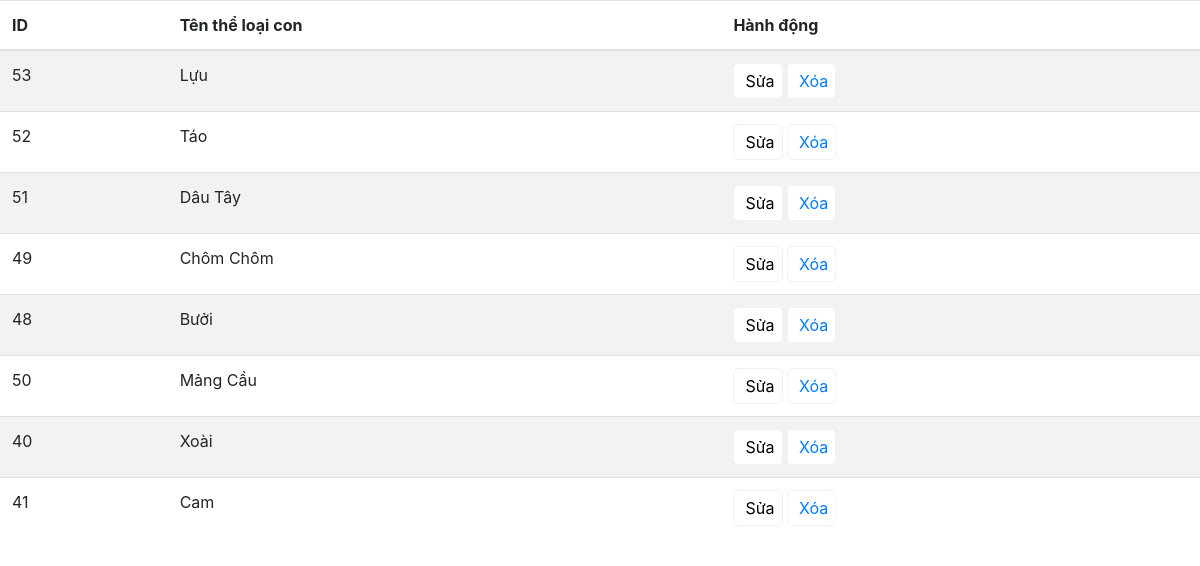
/Admin/chucnang/theloai/xemtlc.php?id=4, run on the app's committed database.
### tables this page shows
CREATE TABLE IF NOT EXISTS `chitiettheloai` (
  `maTLC` int(11) NOT NULL AUTO_INCREMENT,
  `maTL` int(11) NOT NULL,
  `tenTLC` varchar(30) NOT NULL,
  PRIMARY KEY (`maTLC`),
  KEY `maTL` (`maTL`)
);

### Admin/chucnang/theloai/xemtlc.php (the view, shortened to what this page needs)
<!DOCTYPE html>
<html lang="en">
<head>
	<link rel="stylesheet" href="https://stackpath.bootstrapcdn.com/bootstrap/4.1.1/css/bootstrap.min.css">
</head>
<body>
	<table class="table table-striped" id="theloaiccon">
   <thead>
      <tr>
         <th>ID</th>
         <th>Tên thể loại con</th>
         <th>Hành động</th>
      </tr>
   </thead>
  <?php
  include('../connect.php');
	 $xuattlc = $conn->prepare("select * from chitiettheloai where maTL='".$_GET['id']."'");
   $xuattlc->execute();
	 while($rs = $xuattlc->fetch(PDO::FETCH_ASSOC)){
		echo "<tr>";
      		echo "<td>".$rs["maTLC"]."</td>";
          echo "<td id='".$rs["maTLC"]."'>".$rs["tenTLC"]."</td>";
  ?>
      	<td>
	         <button onclick="sua('<?php echo $rs['maTLC'];?>')"><i class="fa fa-edit mr-1"></i>Sửa</button>
	         <button><a class="xoa" href="xoatlc.php?maTLC=<?php echo $rs['maTLC'];?>"onclick="return confirm('Ban co chac chan khong?');" target="_parent"><i class="fa fa-trash mr-1"></i>Xóa</a></button>
         </td>
         <?php
      	echo "</tr>";
	}?>
</table>
</body>
</html>

### Admin/chucnang/theloai/xemtlc.php (style rules this page uses)
#theloaiccon td button,#theloaichinh .xoa { border: 1px solid #f1f1f1; background: #fff; padding: 5px 7px; border-radius: 5px; cursor: pointer; transition: 0.5s }

### data on the page
chitiettheloai: maTLC "53", tenTLC "Lựu"
chitiettheloai: maTLC "52", tenTLC "Táo"
chitiettheloai: maTLC "51", tenTLC "Dâu Tây"
chitiettheloai: maTLC "49", tenTLC "Chôm Chôm"
chitiettheloai: maTLC "48", tenTLC "Bưởi"
chitiettheloai: maTLC "50", tenTLC "Mảng Cầu"
chitiettheloai: maTLC "40", tenTLC "Xoài"
chitiettheloai: maTLC "41", tenTLC "Cam"
